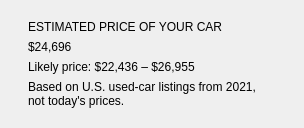
               <widget class="QFrame" name="framePriceCard">
                <property name="card" stdset="0">
                 <bool>true</bool>
                </property>
                <property name="frameShape">
                 <enum>QFrame::NoFrame</enum>
                </property>
                <layout class="QVBoxLayout" name="verticalLayoutPriceCard">
                 <property name="spacing">
                  <number>6</number>
                 </property>
                 <property name="leftMargin">
                  <number>28</number>
                 </property>
                 <property name="topMargin">
                  <number>20</number>
                 </property>
                 <property name="rightMargin">
                  <number>28</number>
                 </property>
                 <property name="bottomMargin">
                  <number>20</number>
                 </property>
                 <item>
                  <widget class="QLabel" name="labelPriceEyebrow">
                   <property name="text">
                    <string>ESTIMATED PRICE OF YOUR CAR</string>
                   </property>
                   <property name="sizePolicy">
                    <sizepolicy hsizetype="Preferred" vsizetype="Fixed">
                     <horstretch>0</horstretch>
                     <verstretch>0</verstretch>
                    </sizepolicy>
                   </property>
                   <property name="role" stdset="0">
                    <string>eyebrow</string>
                   </property>
                  </widget>
                 </item>
                 <item>
                  <widget class="QLabel" name="labelPredictedPrice">
                   <property name="text">
                    <string>$24,696</string>
                   </property>
                   <property name="sizePolicy">
                    <sizepolicy hsizetype="Preferred" vsizetype="Fixed">
                     <horstretch>0</horstretch>
                     <verstretch>0</verstretch>
                    </sizepolicy>
                   </property>
                  </widget>
                 </item>
                 <item>
                  <widget class="QLabel" name="labelPriceRange">
                   <property name="text">
                    <string>Likely price: $22,436 – $26,955</string>
                   </property>
                   <property name="sizePolicy">
                    <sizepolicy hsizetype="Preferred" vsizetype="Fixed">
                     <horstretch>0</horstretch>
                     <verstretch>0</verstretch>
                    </sizepolicy>
                   </property>
                   <property name="role" stdset="0">
                    <string>lead</string>
                   </property>
                  </widget>
                 </item>
                 <item>
                  <widget class="QLabel" name="labelPriceNote">
                   <property name="text">
                    <string>Based on U.S. used-car listings from 2021, not today&apos;s prices.</string>
                   </property>
                   <property name="role" stdset="0">
                    <string>muted</string>
                   </property>
                   <property name="wordWrap">
                    <bool>true</bool>
                   </property>
                  </widget>
                 </item>
                </layout>
               </widget>
